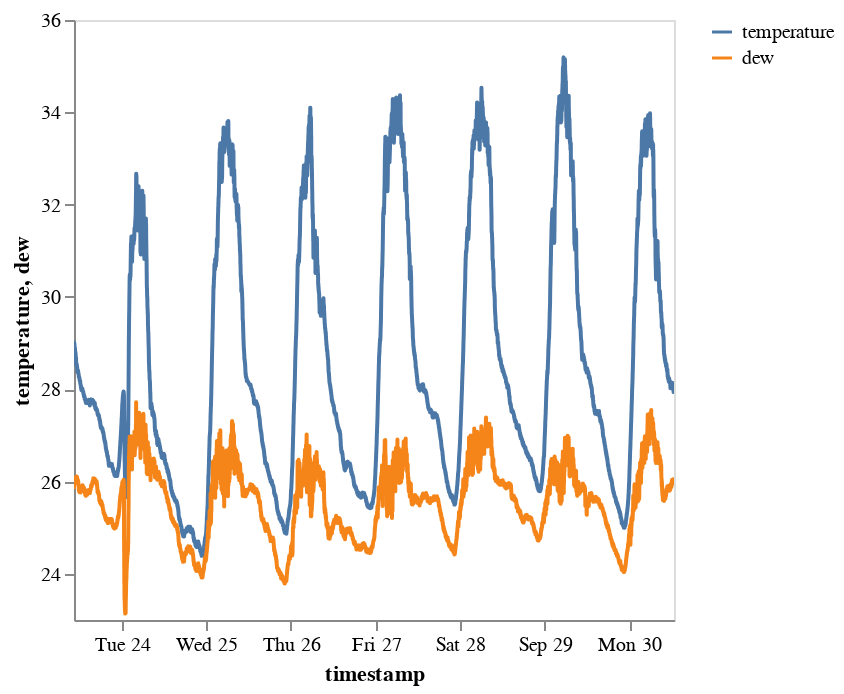

The notebook cell saved with this chart:
### Code cell
(lambda: DeepnoteChart(datacuaca, """{"layer":[{"layer":[{"mark":{"clip":true,"type":"trail","color":"#2266D3","tooltip":true},"encoding":{"x":{"axis":{"grid":false},"sort":"ascending","type":"temporal","field":"timestamp","scale":{"type":"linear","zero":false}},"y":{"axis":{"grid":false},"sort":null,"type":"quantitative","field":"temperature","scale":{"type":"linear","zero":false},"format":{"type":"default","decimals":null},"formatType":"numberFormatFromNumberType"},"color":{"datum":"temperature"}}}]},{"layer":[{"mark":{"clip":true,"type":"trail","color":"#4c78a8","tooltip":true},"encoding":{"x":{"axis":{"grid":false},"sort":"ascending","type":"temporal","field":"timestamp","scale":{"type":"linear","zero":false}},"y":{"axis":{"grid":false},"sort":null,"type":"quantitative","field":"dew","scale":{"type":"linear","zero":false},"format":{"type":"default","decimals":null},"formatType":"numberFormatFromNumberType"},"color":{"datum":"dew"}}}]}],"title":"","config":{"legend":{}},"$schema":"https://vega.github.io/schema/vega-lite/v5.json","encoding":{},"usermeta":{"tooltipDefaultMode":true}}""") if 'DeepnoteChart' in globals() else _dntk.DeepnoteChart(datacuaca, """{"layer":[{"layer":[{"mark":{"clip":true,"type":"trail","color":"#2266D3","tooltip":true},"encoding":{"x":{"axis":{"grid":false},"sort":"ascending","type":"temporal","field":"timestamp","scale":{"type":"linear","zero":false}},"y":{"axis":{"grid":false},"sort":null,"type":"quantitative","field":"temperature","scale":{"type":"linear","zero":false},"format":{"type":"default","decimals":null},"formatType":"numberFormatFromNumberType"},"color":{"datum":"temperature"}}}]},{"layer":[{"mark":{"clip":true,"type":"trail","color":"#4c78a8","tooltip":true},"encoding":{"x":{"axis":{"grid":false},"sort":"ascending","type":"temporal","field":"timestamp","scale":{"type":"linear","zero":false}},"y":{"axis":{"grid":false},"sort":null,"type":"quantitative","field":"dew","scale":{"type":"linear","zero":false},"format":{"type":"default","decimals":null},"formatType":"numberFormatFromNumberType"},"color":{"datum":"dew"}}}]}],"title":"","config":{"legend":{}},"$schema":"https://vega.github.io/schema/vega-lite/v5.json","encoding":{},"usermeta":{"tooltipDefaultMode":true}}"""))()

### Figure 1 — Vega-Lite specification as saved in the notebook (floating-point values rounded to 4 significant figures; data arrays with more than 128 entries replaced by an {"elided": "..."} marker saying what was removed)
{"$schema": "https://vega.github.io/schema/vega-lite/v5.json", "encoding": {}, "layer": [{"layer": [{"mark": {"type": "trail", "tooltip": true, "color": "#2266D3", "clip": true}, "encoding": {"x": {"field": "timestamp", "type": "temporal", "sort": "ascending", "axis": {"grid": false}, "scale": {"zero": false, "type": "linear"}}, "y": {"field": "temperature", "type": "quantitative", "sort": null, "axis": {"grid": false}, "scale": {"zero": false, "type": "linear"}, "formatType": "numberFormatFromNumberType", "format": {"type": "default", "decimals": null}}, "color": {"datum": "temperature"}}}]}, {"layer": [{"mark": {"type": "trail", "tooltip": true, "color": "#4c78a8", "clip": true}, "encoding": {"x": {"field": "timestamp", "type": "temporal", "sort": "ascending", "axis": {"grid": false}, "scale": {"zero": false, "type": "linear"}}, "y": {"field": "dew", "type": "quantitative", "sort": null, "axis": {"grid": false}, "scale": {"zero": false, "type": "linear"}, "formatType": "numberFormatFromNumberType", "format": {"type": "default", "decimals": null}}, "color": {"datum": "dew"}}}]}], "title": "", "config": {"legend": {}}, "usermeta": {"tooltipDefaultMode": true}, "data": {"values": {"elided": "10000 records"}}}
